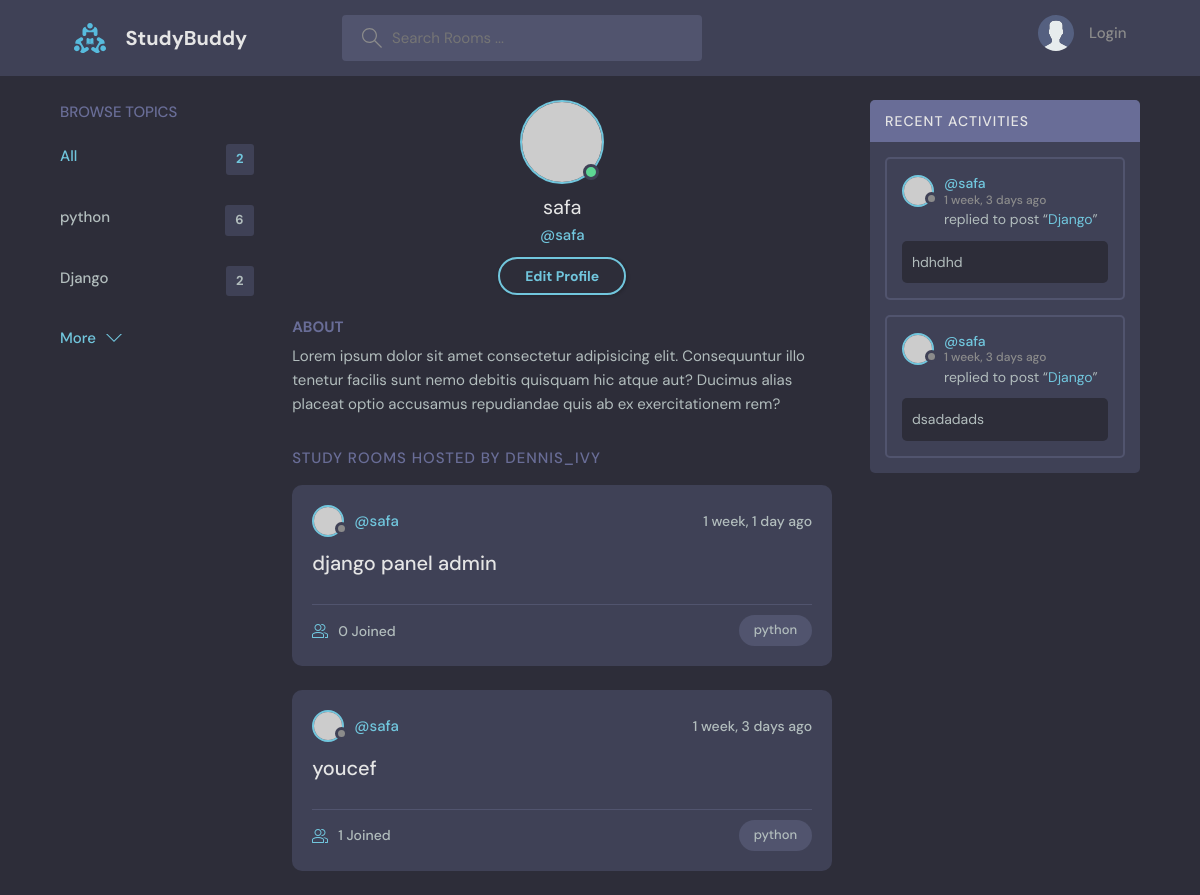
The page /profile/3/ on the database as committed earlier.
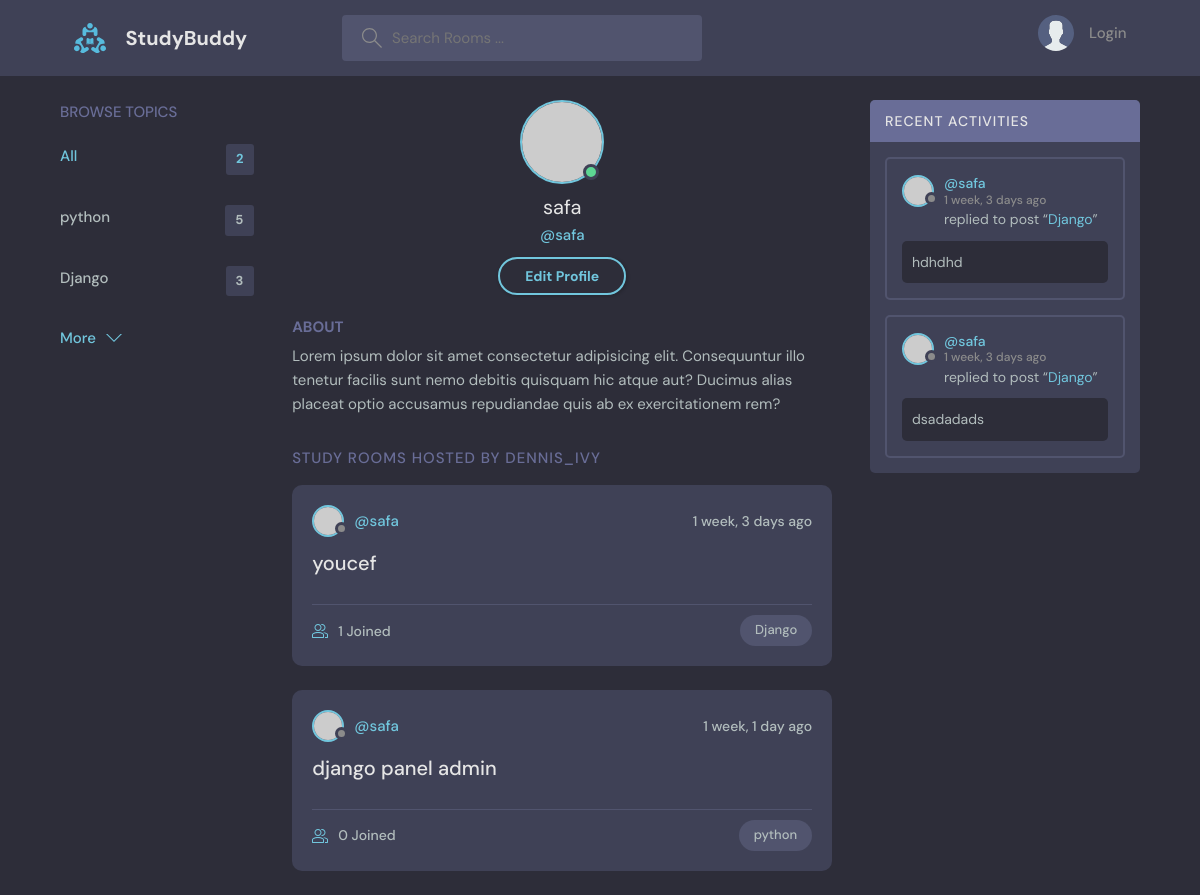
The same page on the database as committed later.
### base/models.py (models this page shows, shortened)
class Topic(models.Model):
    name = models.CharField(max_length=200)

class Room(models.Model):
    host = models.ForeignKey(User, on_delete=models.SET_NULL,null=True)
    topic = models.ForeignKey(Topic, on_delete=models.SET_NULL,null=True)
    name= models.CharField(max_length=200)
    description = models.TextField(null=True, blank=True)
    participants = models.ManyToManyField(User,related_name='participants',blank=True)
    updated = models.DateTimeField(auto_now=True)
    created = models.DateTimeField(auto_now_add=True)
    def __str__(self):
        return self.name
    class Meta:
        ordering = ['-updated','-created']

class Message(models.Model):
    user = models.ForeignKey(User, on_delete=models.CASCADE)
    room = models.ForeignKey(Room,on_delete= models.CASCADE)
    body = models.TextField()
    updated = models.DateTimeField(auto_now=True)
    created = models.DateTimeField(auto_now_add=True)
    class Meta:
        ordering = ['-updated','-created']

### base/views.py (the view)
# urls.py: path('profile/<str:pk>/', views.userProfile, name="user-profile"),
def userProfile(request,pk):
    user = User.objects.get(id=pk)
    rooms = user.room_set.all()
    room_messages = user.message_set.all()
    topics = Topic.objects.all()
    context = {'user': user, 'rooms':rooms,'room_messages': room_messages,'topics':topics}
    return render(request,'base/profile.html', context)

### base/templates/base/profile.html
{% extends 'main.html' %}
{% block content %}
  <main class="profile-page layout layout--3">
    <div class="container">
      {% include 'base/topics_component.html' %}
      <div class="roomList">
        <div class="profile">
          <div class="profile__avatar">
            <div class="avatar avatar--large active">
              <img src="https://randomuser.me/api/portraits/men/11.jpg" />
            </div>
          </div>
          <div class="profile__info">
            <h3>{{user.username}}</h3>
            <p>@{{user.username}}</p>
            <a href="edit-user.html" class="btn btn--main btn--pill">Edit Profile</a>
          </div>
          <div class="profile__about">
            <h3>About</h3>
            <p>
              Lorem ipsum dolor sit amet consectetur adipisicing elit. Consequuntur illo tenetur
              facilis sunt nemo debitis quisquam hic atque aut? Ducimus alias placeat optio
              accusamus repudiandae quis ab ex exercitationem rem?
            </p>
          </div>
        </div>
        <div class="roomList__header">
          <div>
            <h2>Study Rooms Hosted by dennis_ivy</a>
            </h2>
          </div>
        </div>
        {% include 'base/feed_component.html' %}
      </div>
      {% include 'base/activity_component.html' %}
    </div>
  </main>
  {% endblock %}

### base/templates/base/topics_component.html
    <div class="topics">
        <div class="topics__header">
        <h2>Browse Topics</h2>
        </div>
        <ul class="topics__list">
        <li>
            <a href="/" class="active">All <span>{{topics.count}}</span></a>
        </li>
        {% for topic in topics %}
        <li>
            <a href="{% url 'home' %}?q={{topic.name}}">{{topic.name}} <span>{{topic.room_set.all.count}}</span></a>
        </li>
        {% endfor %}
        </ul>
        <a class="btn btn--link" href="topics.html">
        More
        <svg version="1.1" xmlns="http://www.w3.org/2000/svg" width="32" height="32" viewBox="0 0 32 32">
            <title>chevron-down</title>
            <path d="M16 21l-13-13h-3l16 16 16-16h-3l-13 13z"></path>
        </svg>
        </a>
    </div>

### base/templates/base/feed_component.html (shortened to what this page needs)
{% for room in rooms %}
<div class="roomListRoom">
            <div class="roomListRoom__header">
              <a href="{% url 'user-profile' room.host.id %}" class="roomListRoom__author">
                <div class="avatar avatar--small">
                  <img src="https://randomuser.me/api/portraits/women/11.jpg" />
                </div>
                <span>@{{room.host.username}}</span>
              </a>
              <div class="roomListRoom__actions">
                <span>{{room.created|timesince}} ago</span>
              </div>
            </div>
            <div class="roomListRoom__content">
              <a href="{% url 'room' room.id %}">{{room.name}}</a>
            </div>
            <div class="roomListRoom__meta">
              <a href="{% url 'room' room.id %}"class="roomListRoom__joined">
                {{room.participants.all.count}} Joined
              </a>
              <p class="roomListRoom__topic">{{room.topic.name}}</p>
            </div>
          </div>
{% endfor %}

### base/templates/base/activity_component.html (shortened to what this page needs)
<div class="activities">
    <div class="activities__header">
        <h2>Recent Activities</h2>
    </div>
    {% for message in room_messages %}
    <div class="activities__box">
        <div class="activities__boxHeader roomListRoom__header">
        <a href="{% url 'user-profile' message.user.id %}" class="roomListRoom__author">
            <div class="avatar avatar--small">
            <img src="https://randomuser.me/api/portraits/women/11.jpg" />
            </div>
            <p>
            @{{message.user}}
            <span>{{message.created|timesince}} ago</span>
            </p>
        </a>
        </div>
        <div class="activities__boxContent">
        <p>replied to post “<a href="{% url 'room' message.room.id %}">{{message.room}}</a>”</p>
        <div class="activities__boxRoomContent">
            {{message.body}}
        </div>
        </div>
    </div>
    {% endfor %}
</div>

Rows that differ between the two databases and show on the page:
computed for Topic "python": room_set.all.count "6" → "5"
computed for Topic "Django": room_set.all.count "2" → "3"
changed Room "youcef": topic.name "python" → "Django"; moves up the list
